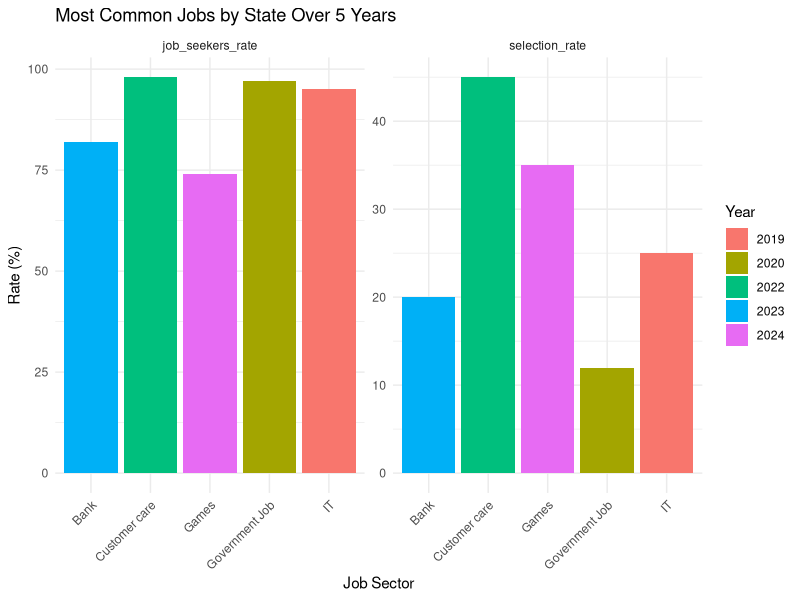

Here is the R script that generated this plot:
# Load necessary libraries
library(ggplot2)

# Define the data
year <- c(2019, 2020, 2022, 2023, 2024)
job_sector <- c("IT", "Government Job", "Customer care", "Bank", "Games")
job_seekers_rate <- c(95, 97, 98, 82, 74)  # in percentage
selection_rate <- c(25, 12, 45, 20, 35)     # in percentage

# Create a data frame
df <- data.frame(year, job_sector, job_seekers_rate, selection_rate)

# Reshape the data for plotting
df_long <- reshape2::melt(df, id.vars = c("year", "job_sector"))
names(df_long) <- c("Year", "Job_Sector", "Rate_Type", "Rate")  # Corrected column names

# Plot
ggplot(df_long, aes(x = Job_Sector, y = Rate, fill = factor(Year))) +
  geom_bar(stat = "identity", position = "dodge") +
  facet_wrap(~Rate_Type, scales = "free_y") +
  labs(title = "Most Common Jobs by State Over 5 Years",
       x = "Job Sector",
       y = "Rate (%)",
       fill = "Year") +
  theme_minimal() +
  theme(axis.text.x = element_text(angle = 45, hjust = 1))
